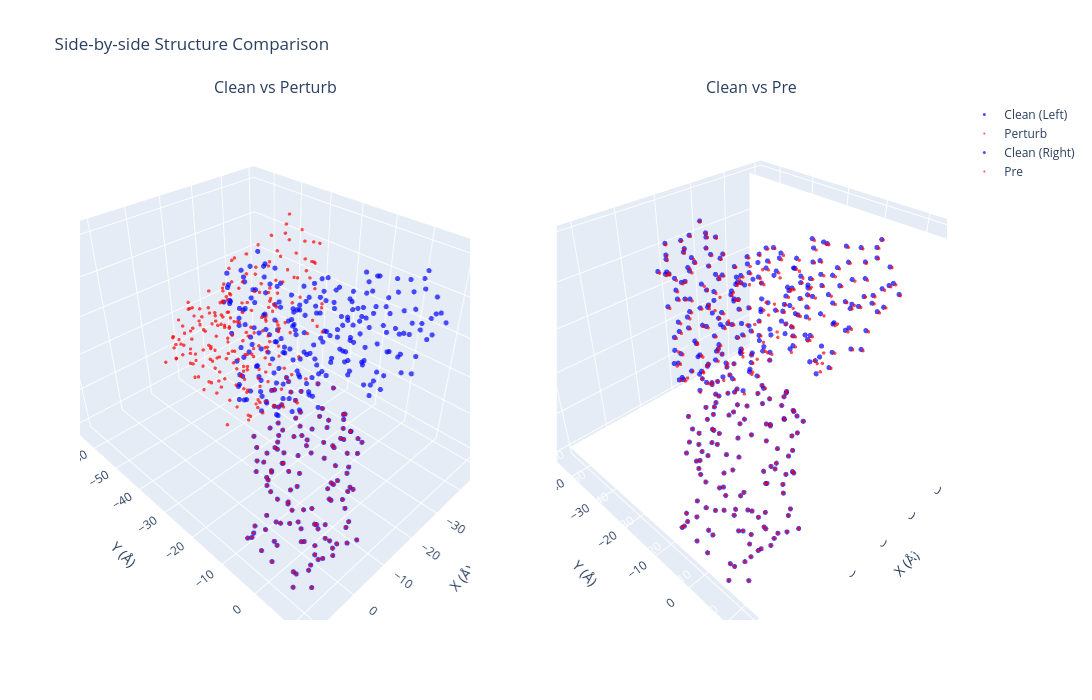

Notebook source saved alongside this figure:
### Markdown cell above
# 全链长，bb分析

### Code cell
import torch
import numpy as np
import plotly.graph_objects as go
from plotly.subplots import make_subplots

def visualize_side_by_side(
    coords_clean: torch.Tensor,
    coords_perturb: torch.Tensor,
    coords_pre: torch.Tensor,
    atom_idx: int = 1,  # CA # 1
    output_html: str = None
):
    """Plotly 交互式 3D 图，左右双视图排版"""
    
    # 提取坐标数据
    clean_ca = coords_clean[:, atom_idx].cpu().numpy()
    perturb_ca = coords_perturb[:, atom_idx].cpu().numpy()
    pre_ca = coords_pre[:, atom_idx].cpu().numpy()
    
    # 1. 创建 1行2列 的子图，必须指定 type 为 'scene' 支持 3D
    fig = make_subplots(
        rows=1, cols=2,
        specs=[[{'type': 'scene'}, {'type': 'scene'}]],
        subplot_titles=("Clean vs Perturb", "Clean vs Pre")
    )
    
    # ================= 左侧图 (row=1, col=1): Clean vs Perturb =================
    fig.add_trace(go.Scatter3d(
        x=clean_ca[:, 0], y=clean_ca[:, 1], z=clean_ca[:, 2],
        mode='markers', name='Clean (Left)',
        line=dict(width=2, color='blue'),
        marker=dict(size=3, color='blue', opacity=0.7)
    ), row=1, col=1)
    
    fig.add_trace(go.Scatter3d(
        x=perturb_ca[:, 0], y=perturb_ca[:, 1], z=perturb_ca[:, 2],
        mode='markers', name='Perturb',
        line=dict(width=1, color='red'),
        marker=dict(size=2, color='red', opacity=0.7)
    ), row=1, col=1)
    
    # ================= 右侧图 (row=1, col=2): Clean vs Pre =================
    fig.add_trace(go.Scatter3d(
        x=clean_ca[:, 0], y=clean_ca[:, 1], z=clean_ca[:, 2],
        mode='markers', name='Clean (Right)',
        line=dict(width=2, color='blue'),
        marker=dict(size=3, color='blue', opacity=0.7)
    ), row=1, col=2)
    
    fig.add_trace(go.Scatter3d(
        x=pre_ca[:, 0], y=pre_ca[:, 1], z=pre_ca[:, 2],
        mode='markers', name='Pre',
        # 这里我用了绿色来区分第二个视图，你也可以改回红色 green
        line=dict(width=1, color='red'), 
        marker=dict(size=2, color='red', opacity=0.7)
    ), row=1, col=2)
    
    # ================= 统一设置布局 =================
    # 定义通用的 3D 坐标轴设定
    scene_layout = dict(
        xaxis_title='X (Å)',
        yaxis_title='Y (Å)',
        zaxis_title='Z (Å)',
        aspectmode='data'  # 保持 1:1:1 比例
    )
    
    fig.update_layout(
        title_text="Side-by-side Structure Comparison",
        # 在 subplots 中，3D 视图的 layout 参数名为 scene (左图) 和 scene2 (右图)
        scene=scene_layout,   
        scene2=scene_layout,  
        width=1400,  # 加宽一点以适应两个图并排
        height=700,
        showlegend=True
    )
    
    if output_html:
        fig.write_html(output_html)
        print(f"✅ Interactive side-by-side plot saved: {output_html}")
    
    fig.show()

# 加载文件
loaded_dict = torch.load(
    '/root/private_data/luog/codex/IgGM2/see/seefile/S0709_1783711039.pt',
    map_location='cpu',    
    weights_only=True       
)

# 提取张量
coords_clean = loaded_dict['clean'].squeeze(0).detach()
coords_perturb = loaded_dict['perturb'].squeeze(0).detach()
coords_pre = loaded_dict['pre'].squeeze(0).detach() # [20:35,:,:] 

# 一次性调用左右可视化函数
visualize_side_by_side(
    coords_clean=coords_clean,
    coords_perturb=coords_perturb,
    coords_pre=coords_pre
)

### Figure 1 — Plotly figure (JSON) as saved in the notebook; plotly's stock layout.template omitted (floating-point values rounded to 4 significant figures; data arrays with more than 128 entries replaced by an {"elided": "..."} marker saying what was removed)
{"data": [{"line": {"color": "blue", "width": 2}, "marker": {"color": "blue", "opacity": 0.7, "size": 3}, "mode": "markers", "name": "Clean (Left)", "scene": "scene", "type": "scatter3d", "x": {"elided": "353 float values"}, "y": {"elided": "353 float values"}, "z": {"elided": "353 float values"}}, {"line": {"color": "red", "width": 1}, "marker": {"color": "red", "opacity": 0.7, "size": 2}, "mode": "markers", "name": "Perturb", "scene": "scene", "type": "scatter3d", "x": {"elided": "353 float values"}, "y": {"elided": "353 float values"}, "z": {"elided": "353 float values"}}, {"line": {"color": "blue", "width": 2}, "marker": {"color": "blue", "opacity": 0.7, "size": 3}, "mode": "markers", "name": "Clean (Right)", "scene": "scene2", "type": "scatter3d", "x": {"elided": "353 float values"}, "y": {"elided": "353 float values"}, "z": {"elided": "353 float values"}}, {"line": {"color": "red", "width": 1}, "marker": {"color": "red", "opacity": 0.7, "size": 2}, "mode": "markers", "name": "Pre", "scene": "scene2", "type": "scatter3d", "x": {"elided": "353 float values"}, "y": {"elided": "353 float values"}, "z": {"elided": "353 float values"}}], "layout": {"annotations": [{"font": {"size": 16}, "showarrow": false, "text": "Clean vs Perturb", "x": 0.225, "xanchor": "center", "xref": "paper", "y": 1, "yanchor": "bottom", "yref": "paper"}, {"font": {"size": 16}, "showarrow": false, "text": "Clean vs Pre", "x": 0.775, "xanchor": "center", "xref": "paper", "y": 1, "yanchor": "bottom", "yref": "paper"}], "height": 700, "scene": {"aspectmode": "data", "domain": {"x": [0, 0.45], "y": [0, 1]}, "xaxis": {"title": {"text": "X (Å)"}}, "yaxis": {"title": {"text": "Y (Å)"}}, "zaxis": {"title": {"text": "Z (Å)"}}}, "scene2": {"aspectmode": "data", "domain": {"x": [0.55, 1], "y": [0, 1]}, "xaxis": {"title": {"text": "X (Å)"}}, "yaxis": {"title": {"text": "Y (Å)"}}, "zaxis": {"title": {"text": "Z (Å)"}}}, "showlegend": true, "title": {"text": "Side-by-side Structure Comparison"}, "width": 1400}}
